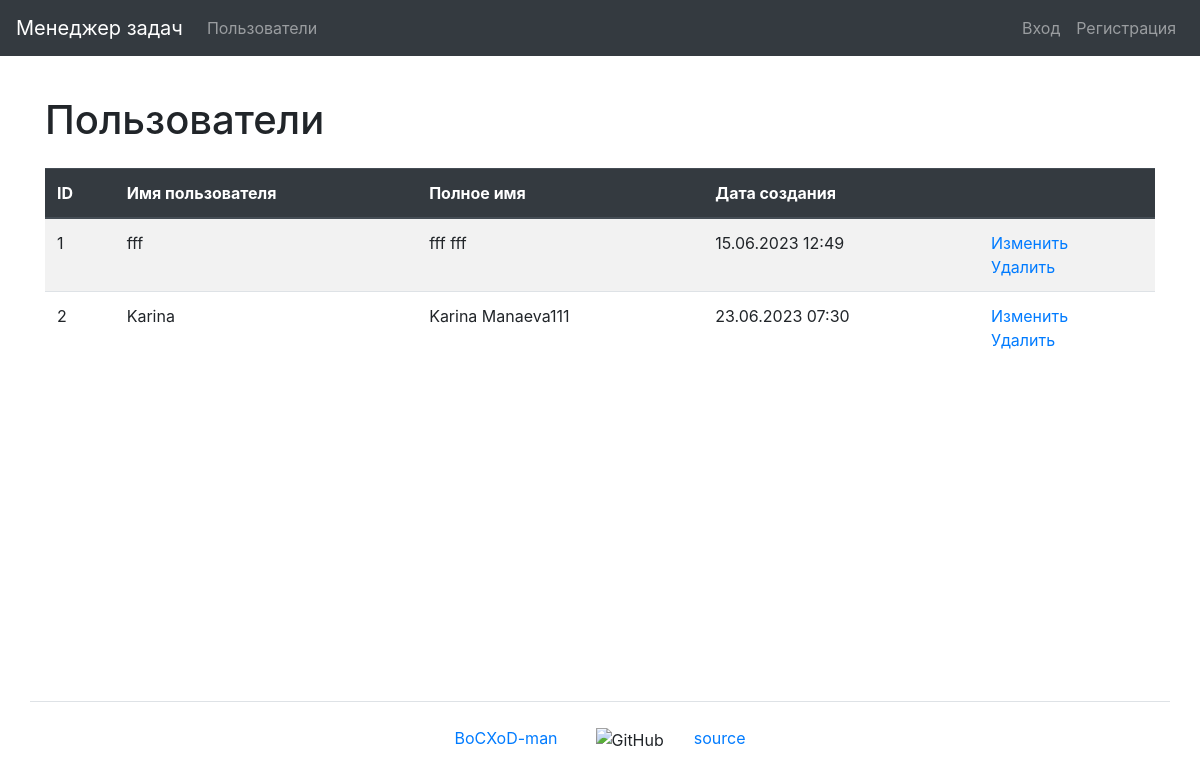
The app's page /users/, older data.
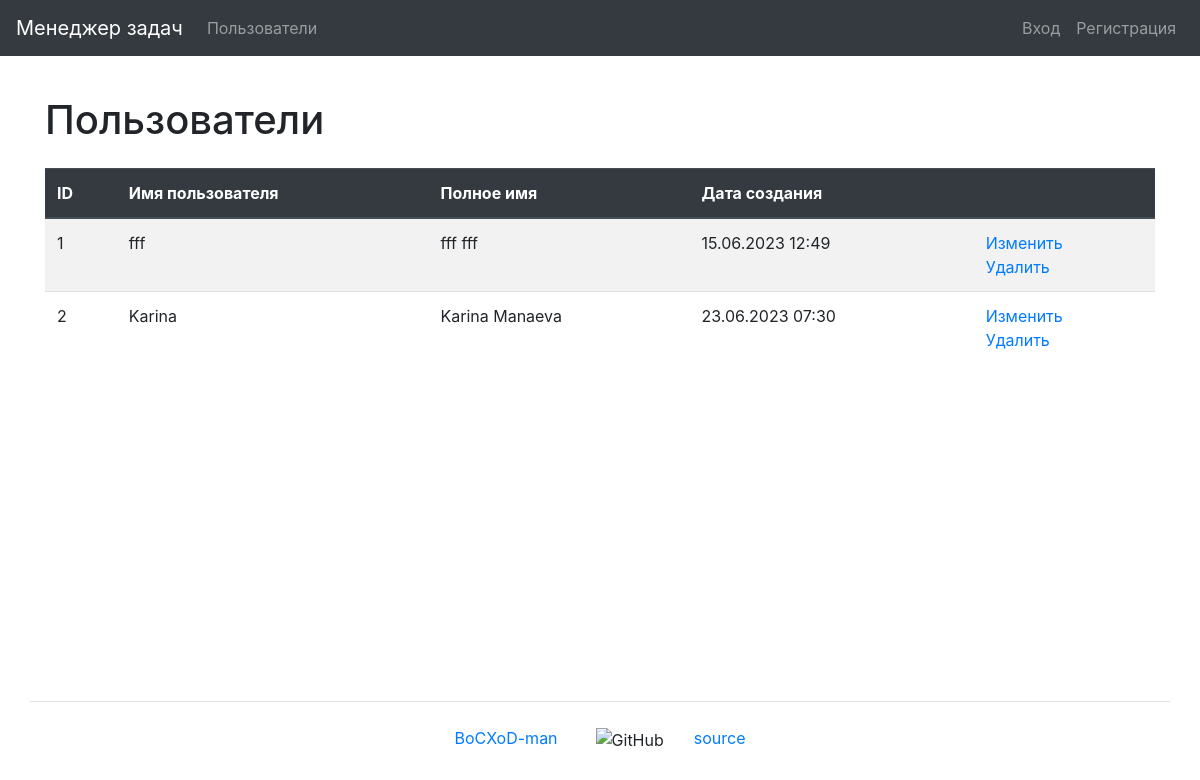
The same page, newer data.
### task_manager/users/models.py (models this page shows, shortened)
class User(AbstractUser):
    first_name = models.CharField(max_length=150)
    last_name = models.CharField(max_length=150)

### task_manager/users/views.py (the view)
# urls.py: path('', UsersListView.as_view(), name='users'),
class UsersListView(ListView):
    template_name = 'users/users.html'
    model = User
    context_object_name = 'users'
    extra_context = {
        'title': _('Users')
    }

### task_manager/templates/users/users.html (shortened to what this page needs)
{% extends "base.html" %}
{% load bootstrap4 %}
{% load i18n %}
{% block content %}
    <h1 class="my-4">{{ title }}</h1>
    <table class="table table-striped">
        <thead class="thead-dark">
            <tr>
                <th>ID</th>
                <th>{% trans 'Username' %}</th>
                <th>{% trans 'Full name' %}</th>
                <th>{% trans 'Creation date' %}</th>
                <th></th>
            </tr>
        </thead>
        <tbody>
            {% if users %}
                {% for user in users %}
                    <tr>
                        <td>{{ user.id }}</td>
                        <td>{{ user.username }}</td>
                        <td>{{ user.first_name }} {{ user.last_name }}</td>
                        <td>{{ user.date_joined|date:"d.m.Y H:i" }}</td>
                        <td>
                          <a href="{% url 'user_update' user.id %}">{% trans 'Update' %}</a>
                          <br>
                          <a href="{% url 'user_delete' user.id %}">{% trans 'Delete' %}</a>
                        </td>
                    </tr>
                {% endfor %}
            {% endif %}
        </tbody>
    </table>
{% endblock content %}

### task_manager/templates/base.html (shortened to what this page needs)
{% load i18n %}
{% get_current_language as LANGUAGE_CODE %}
{% load bootstrap4 %}
<!DOCTYPE html>
<html lang="{{ LANGUAGE_CODE }}">
    <head>
        {% bootstrap_css %}
    </head>
    <body class="d-flex flex-column min-vh-100">
        <header>
            {% include 'navbar.html' %}
        </header>
        <main class="container wrapper flex-grow-1">
            {% block content %}{% endblock %}
        </main>
        <footer>
            {% include 'footer.html' %}
        </footer>
    </body>
</html>

### task_manager/templates/navbar.html (shortened to what this page needs)
{% load i18n %}
<nav class="navbar navbar-expand-md navbar-dark bg-dark mb-3">
    <a class="navbar-brand" href="{% url 'home' %}">{% trans "Task manager" %}</a>
    <div class="collapse navbar-collapse" id="navbarToggleExternalContent">
        <ul class="navbar-nav mr-auto">
            <li class="nav-item">
                <a class="nav-link" href="{% url 'users' %}">{% trans "Users" %}</a>
            </li>
        </ul>
        <ul class="navbar-nav">
            {% if user.is_authenticated %}
                <li class="nav-item">
                    <a class="nav-link" href="{% url 'user_update' user.id %}">{{ user.username }}</a>
                </li>
                <li class="nav-item">
                    <a class="nav-link" href="{% url 'logout' %}">{% trans "Log Out" %}</a>
                </li>
            {% else %}
                <li class="nav-item">
                    <a class="nav-link" href="{% url 'login' %}">{% trans "Log In" %}</a>
                </li>
                <li class="nav-item">
                    <a class="nav-link" href="{% url 'sign_up' %}">{% trans "Sign Up" %}</a>
                </li>
            {% endif %}
        </ul>
    </div>
</nav>

### task_manager/templates/footer.html
{% load i18n %}
<div class="container flex-column my-5 pt-4 border-top">
    <div class="row justify-content-sm-center">
        <div class="col-sm-auto">
            <a target="_blank" href="https://github.com/BoCXoD-man">BoCXoD-man</a>
        </div>
        <div class="col-sm-auto">
            <img class='ml-2' src="https://github.githubassets.com/favicons/favicon.svg" alt="GitHub" height="16px">
        </div>
        <div class="col-sm-auto">
            <a target="_blank" href="https://github.com/BoCXoD-man/python-project-52">source</a>
        </div>
    </div>
</div>

Row changes from the older to the newer data that the page shows:
changed User "Karina": last_name "Manaeva111" → "Manaeva"
